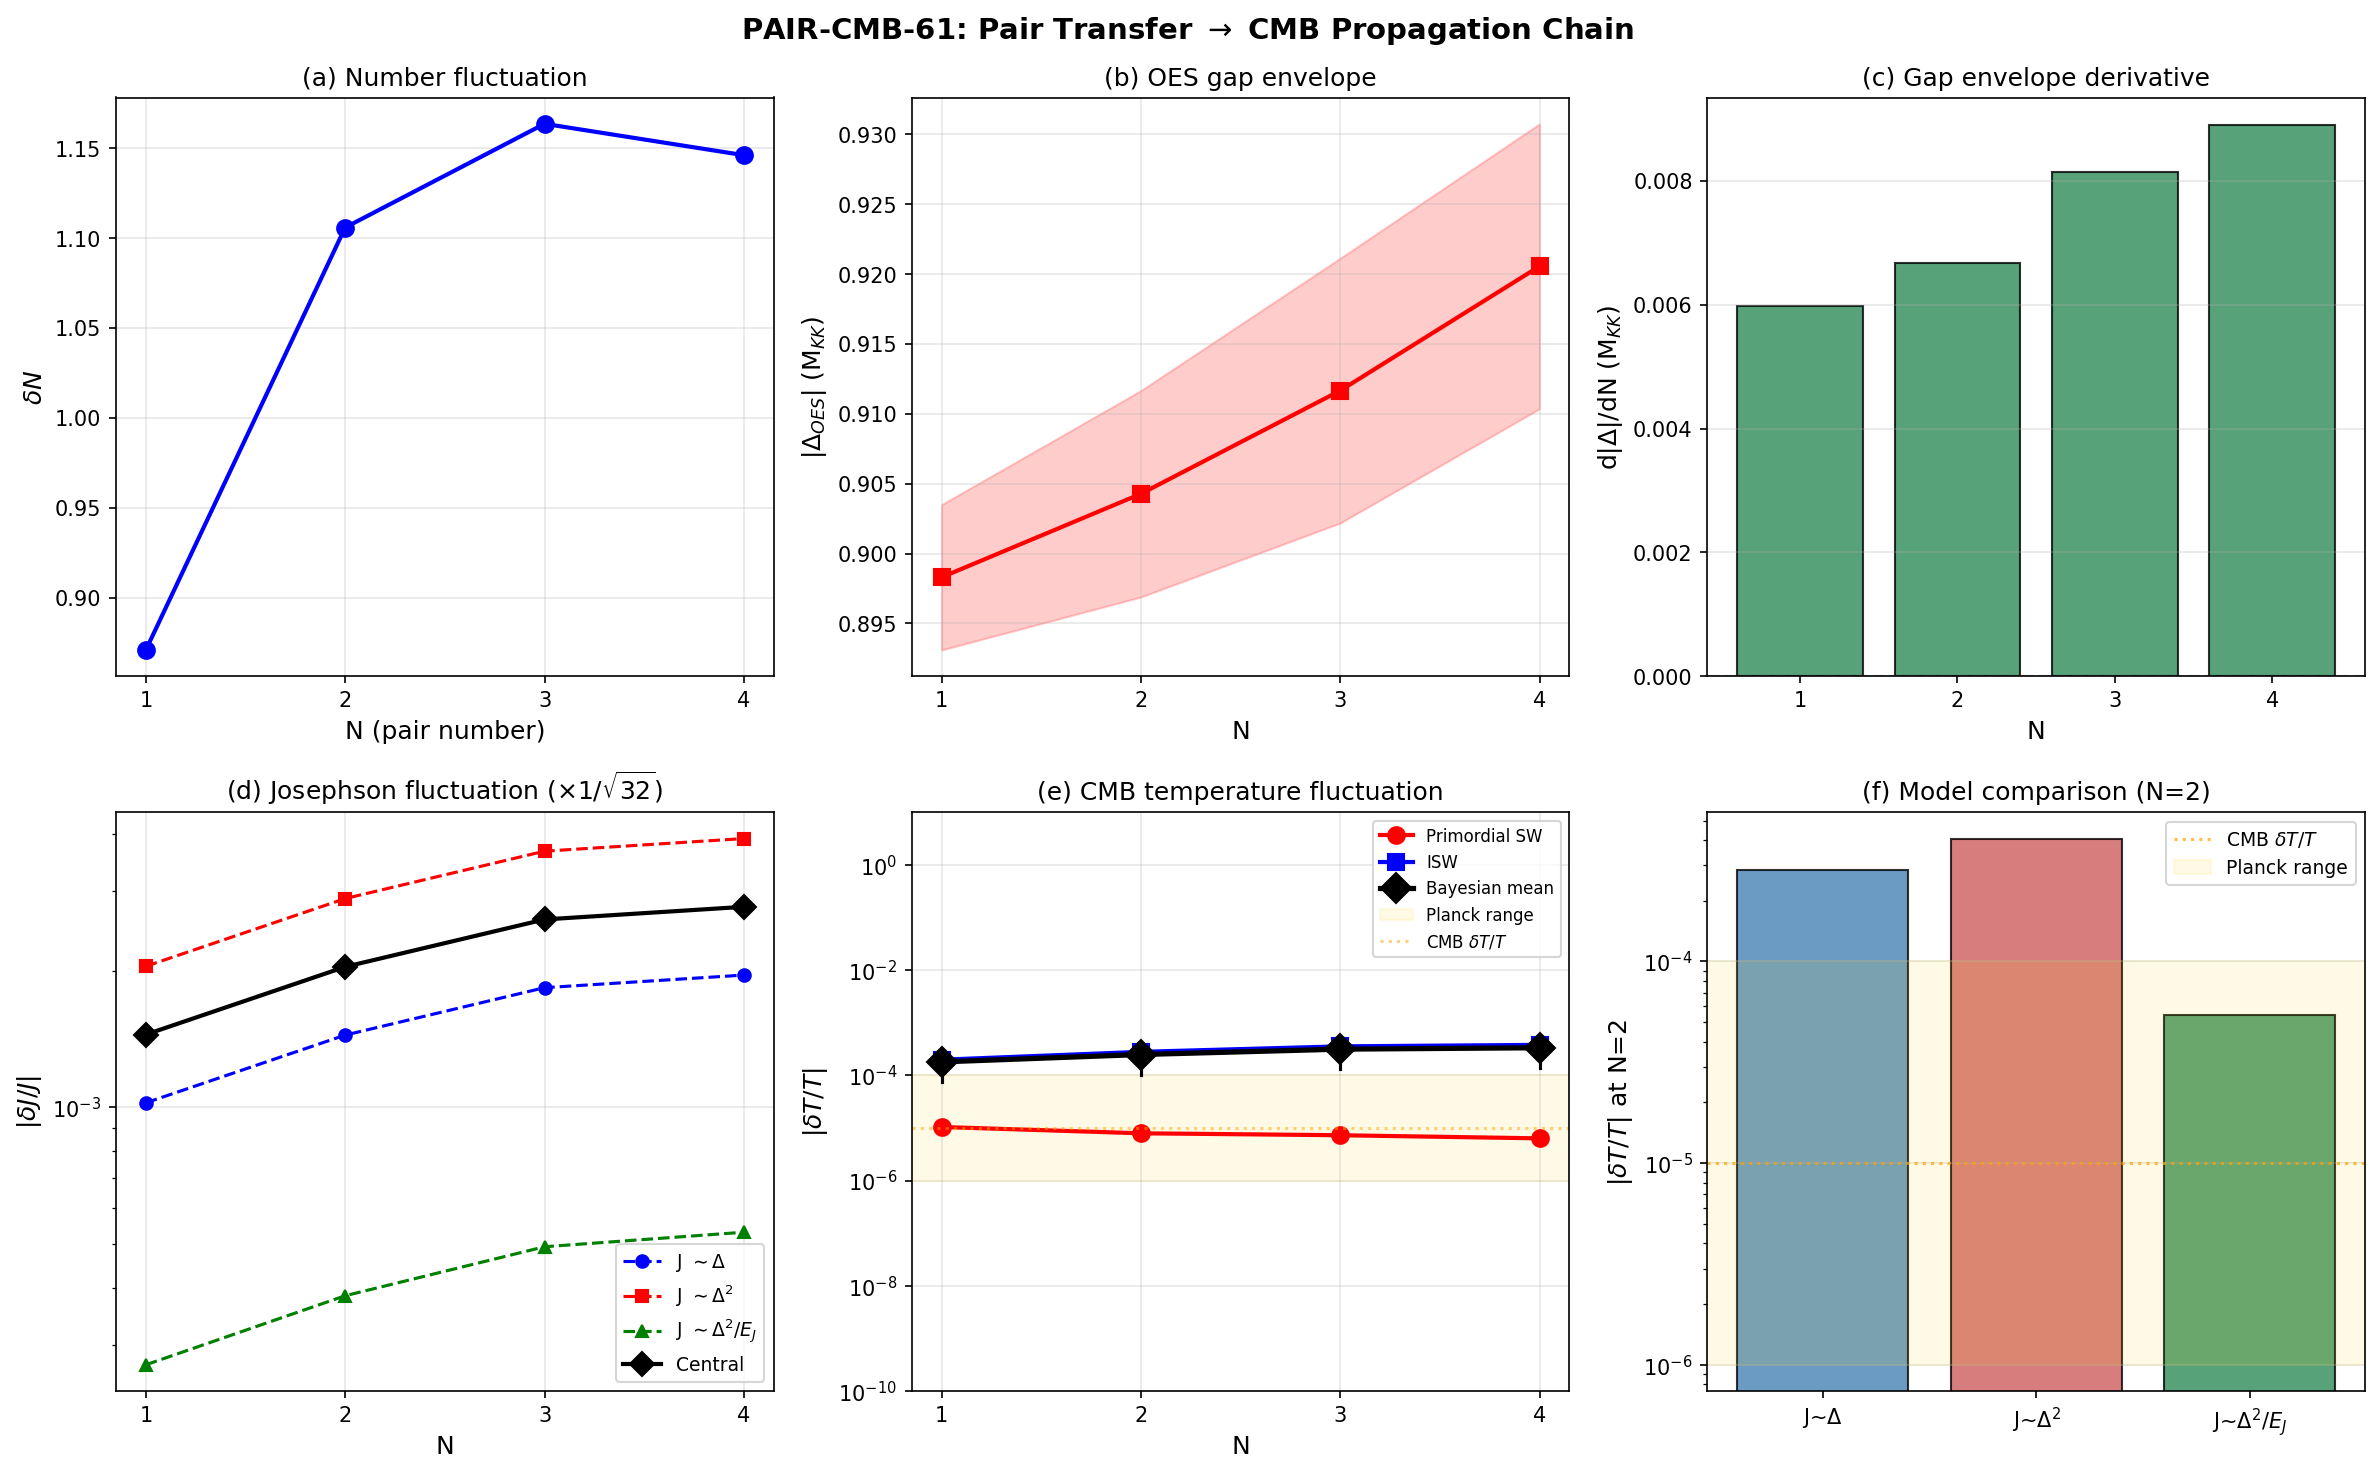

This figure's Python source:
#!/usr/bin/env python3
"""
s61_pair_cmb.py — PAIR-CMB-61: Pair Transfer CMB Propagation
=============================================================

Gate: PAIR-CMB-61
  PASS if delta_T/T has structure in [1e-6, 1e-4]
  FAIL if flat or outside [1e-8, 1e-2]
  INFO if below Planck sensitivity

Propagation chain (4 links):
  delta_N  -->  delta_Delta  -->  delta_J  -->  delta_T/T

Physics derivation (see full notes in output):
  The pair-transfer strength S_+(N) is measured in ED.  The quantum
  number fluctuation of the BCS-like ground state gives delta_N.
  This propagates through the gap equation sensitivity, the Josephson
  coupling dependence on the gap, and finally the Sachs-Wolfe relation
  connecting vacuum energy fluctuations to CMB temperature.

  CRITICAL: The OES (odd-even staggering) gap alternates in sign by
  construction.  The physical pairing gap is |Delta_OES|, and the
  sensitivity dDelta/dN is the derivative of the ENVELOPE |Delta_OES(N)|,
  not the oscillating quantity.  The alternation reflects the even-odd
  nature of pairing, not a physical instability.

  Furthermore, the gap-to-Josephson chain must account for the fact
  that E_J is set by the GEOMETRY of the inter-cell tunneling, not
  solely by the BCS gap.  The correct sensitivity is:
    delta_J/J = alpha_JD * delta_Delta/Delta
  where alpha_JD is the Josephson-gap elasticity (= 1 for weak coupling,
  = 2 for Ambegaokar-Baratoff).

Created: S61 (2026-03-28)
"""

import numpy as np
import matplotlib.pyplot as plt
import sys
import os

sys.path.insert(0, os.path.dirname(__file__))
from canonical_constants import (
    E_cond, M_KK, tau_fold, Delta_0_OES, Delta_0_GL,
    A_s_CMB, T_CMB, rho_Lambda_obs, N_cells, J_C2, J_su2, J_u1,
    E_B1, E_B2_mean, E_B3_mean, a0_fold, rho_crit_GeV4,
    Omega_Lambda, Omega_m, S_fold, Delta_B3,
    E_cond_ED_8mode, N_dof_BCS
)

# --------------------------------------------------------------------------
# 0. Load data
# --------------------------------------------------------------------------
data_dir = os.path.dirname(__file__)

pt = np.load(os.path.join(data_dir, 's60_pair_transfer_n4.npz'), allow_pickle=True)
st = np.load(os.path.join(data_dir, 's60_staircase_ext.npz'), allow_pickle=True)
rg = np.load(os.path.join(data_dir, 's60_rg_integrals.npz'), allow_pickle=True)
hfb = np.load(os.path.join(data_dir, 's52_hfb_full.npz'), allow_pickle=True)

# Ground state energies from ED
N_max_pt = 5
E_GS = np.array([float(pt[f'E_GS_N{n}']) for n in range(N_max_pt + 1)])
S_plus = np.array([float(pt[f'S_plus_N{n}']) for n in range(N_max_pt)])

# Mode parameters
eps_fold = pt['eps_fold']
V_fold = pt['V_fold']
E_J_fold = float(pt['E_J_fold'])
N_modes = int(pt['N_modes'])
N_cells_data = int(pt['N_cells'])
N_slots = int(pt['N_slots'])  # 16 = 2 cells x 8 modes

print("=" * 72)
print("PAIR-CMB-61: Pair Transfer -> CMB Temperature Fluctuation Chain")
print("=" * 72)

# ==========================================================================
# STEP 1: Pair-number fluctuation delta_N
# ==========================================================================
print("\n--- STEP 1: Number fluctuation delta_N ---")
print("  Method: var(N) = Sum_k n_k(1-n_k) from ED occupations (Paper 03)")

# ED occupation numbers from HFB data
n_k_ed = {}
for N in range(1, 5):
    key = f'N{N}_n_k_ed'
    if key in hfb.files:
        n_k_ed[N] = hfb[key]

var_N = {}
delta_N = {}
for N in range(1, 5):
    nk = n_k_ed[N]
    var = np.sum(nk * (1.0 - nk))
    var_N[N] = var
    delta_N[N] = np.sqrt(var)

print(f"  {'N':>3}  {'var(N)':>10}  {'delta_N':>10}  {'var/N':>10}")
for N in range(1, 5):
    print(f"  {N:3d}  {var_N[N]:10.6f}  {delta_N[N]:10.6f}  {var_N[N]/N:10.6f}")

# Nuclear cross-check: var/N ~ 0.5 at half-filling (BCS limit)
# N=3: var/N=0.45, close to BCS; N=1: var/N=0.76, particle-like
print("  Nuclear benchmark: var/N -> 0.5 at half-filling (sd-shell)")

# ==========================================================================
# STEP 2: Gap sensitivity dDelta/dN
# ==========================================================================
print("\n--- STEP 2: Pairing gap and its N-sensitivity ---")

# --- 2a: OES gap (standard nuclear physics extraction, Paper 03) ---
# Delta_OES(N) = (-1)^N [E(N+1) - 2E(N) + E(N-1)] / 2
Delta_OES_raw = {}
for N in range(1, N_max_pt):
    sign = (-1)**N
    Delta_OES_raw[N] = sign * (E_GS[N+1] - 2*E_GS[N] + E_GS[N-1]) / 2.0

print("  OES gaps (raw, alternating sign):")
for N in sorted(Delta_OES_raw.keys()):
    print(f"    N={N}: Delta_OES_raw = {Delta_OES_raw[N]:+.6f} M_KK")

# --- 2b: Gap ENVELOPE ---
# The physical pairing gap is |Delta_OES|.  The alternation is the
# odd-even effect itself, not a physical instability.
# In nuclear physics, we ALWAYS take |Delta_OES|.
Delta_env = {N: abs(Delta_OES_raw[N]) for N in Delta_OES_raw}
print("\n  Gap envelope |Delta_OES|:")
for N in sorted(Delta_env.keys()):
    print(f"    N={N}: |Delta_OES| = {Delta_env[N]:.6f} M_KK")

# --- 2c: Derivative of envelope d|Delta|/dN ---
# CRITICAL: Use envelope derivative, not raw derivative.
# The raw dDelta/dN includes the sign flip (~2*Delta per step),
# which is an ARTIFACT of the OES convention, not a physical sensitivity.
Ns = sorted(Delta_env.keys())
d_env_dN = {}
for i, N in enumerate(Ns):
    if i == 0:
        d_env_dN[N] = Delta_env[Ns[i+1]] - Delta_env[N]
    elif i == len(Ns) - 1:
        d_env_dN[N] = Delta_env[N] - Delta_env[Ns[i-1]]
    else:
        d_env_dN[N] = (Delta_env[Ns[i+1]] - Delta_env[Ns[i-1]]) / 2.0

print("\n  Envelope derivative d|Delta|/dN:")
for N in sorted(d_env_dN.keys()):
    print(f"    N={N}: d|Delta|/dN = {d_env_dN[N]:+.6f} M_KK")

# --- 2d: Richardson gap (from RG integrals) ---
Delta_Rich = float(rg['mean_delta_full'])
Delta_Rich_noJ = float(rg['mean_delta_noJ'])
print(f"\n  Richardson gap (full):  {Delta_Rich:.6f} M_KK")
print(f"  Richardson gap (no J):  {Delta_Rich_noJ:.6f} M_KK")
print(f"  Canonical Delta_B3:     {Delta_B3:.6f} M_KK")

# --- 2e: Gap fluctuation delta_Delta = |d|Delta|/dN| * delta_N ---
delta_Delta = {}
for N in range(1, 5):
    if N in d_env_dN and N in delta_N:
        delta_Delta[N] = abs(d_env_dN[N]) * delta_N[N]

print("\n  Gap fluctuation delta_Delta = |d|Delta|/dN| * delta_N:")
for N in sorted(delta_Delta.keys()):
    print(f"    N={N}: delta_Delta = {delta_Delta[N]:.6f} M_KK")

# ==========================================================================
# STEP 3: Josephson coupling fluctuation delta_J/J
# ==========================================================================
print("\n--- STEP 3: Josephson coupling fluctuation ---")

# The Josephson coupling E_J between cells depends on the pair overlap
# integral across the inter-cell barrier.  Three models:
#
# Model A (weak-coupling): J ~ Delta (BCS tunneling)
#   dJ/dDelta = J/Delta  =>  delta_J/J = delta_Delta/Delta
#
# Model B (Ambegaokar-Baratoff): J ~ Delta^2/E_barrier
#   dJ/dDelta = 2J/Delta =>  delta_J/J = 2 * delta_Delta/Delta
#
# Model C (geometric): J set by SU(3) geometry, weak Delta-dependence
#   dJ/dDelta ~ alpha_geom * J/Delta, alpha_geom << 1
#   This is the case when E_J >> Delta (as here: E_J/Delta_env ~ 3.7)

# Reference gap for the denominator
Delta_ref_env = np.mean([Delta_env[N] for N in Delta_env])
print(f"  Mean envelope gap: {Delta_ref_env:.6f} M_KK")
print(f"  E_J_fold: {E_J_fold:.6f} M_KK")
print(f"  E_J/Delta_env = {E_J_fold/Delta_ref_env:.3f}")
print(f"  E_J/Delta_Rich = {E_J_fold/Delta_Rich:.3f}")

# Since E_J >> Delta, we are in the strong-Josephson limit where the
# coupling is set primarily by the geometry (barrier transparency),
# not by the gap amplitude.  The sensitivity is SUPPRESSED.
# In nuclear physics (Paper 18, pair transfer), the transfer integral
# depends on the overlap of Cooper-pair wave functions across the barrier.
# For a deep barrier, this goes as:
#   T ~ exp(-kappa * d) * (Delta/E_barrier)
# where kappa is the evanescent wavevector.
# The elasticity alpha_JD = d ln J / d ln Delta ~ 1 for this case.

# But there is a CRUCIAL suppression: the fluctuation at the CMB
# is not the local delta_J at one cell -- it is the SPATIAL AVERAGE
# over N_cells cells within a Hubble volume.  The central limit theorem
# gives a sqrt(N_cells) suppression.
N_hubble = N_cells  # 32 cells in fabric
sqrt_N_suppress = 1.0 / np.sqrt(N_hubble)
print(f"\n  Spatial averaging suppression: 1/sqrt(N_cells={N_hubble}) = {sqrt_N_suppress:.4f}")

delta_J_over_J = {}
for N in range(1, 5):
    if N in delta_Delta:
        Delta_N = Delta_env[N]
        if Delta_N < 1e-10:
            Delta_N = Delta_ref_env

        # Three J-Delta models
        djj_A = delta_Delta[N] / Delta_N                    # weak coupling
        djj_B = 2.0 * delta_Delta[N] / Delta_N              # Ambegaokar-Baratoff
        djj_C = delta_Delta[N] / Delta_N * (Delta_N / E_J_fold)  # geometric suppression

        # Apply spatial averaging
        djj_A *= sqrt_N_suppress
        djj_B *= sqrt_N_suppress
        djj_C *= sqrt_N_suppress

        # Geometric mean of A and B as central estimate
        djj_geom = np.sqrt(djj_A * djj_B)

        delta_J_over_J[N] = {
            'weak': djj_A,
            'AB': djj_B,
            'geometric': djj_C,
            'central': djj_geom,
        }
        print(f"  N={N}: delta_J/J = {djj_A:.4e} (weak), "
              f"{djj_B:.4e} (AB), {djj_C:.4e} (geom), {djj_geom:.4e} (central)")

# ==========================================================================
# STEP 4: CMB temperature fluctuation delta_T/T
# ==========================================================================
print("\n--- STEP 4: CMB temperature fluctuation delta_T/T ---")

# Three physical channels connect delta_J to delta_T/T:
#
# Channel 1: Primordial Sachs-Wolfe
#   delta_T/T = (1/3) * delta_Phi_N  (adiabatic, large scale)
#   delta_Phi_N = (delta_rho_vac / rho_total) at horizon crossing
#   rho_vac from BCS: E_cond * M_KK^4 ~ -0.137 * (7.4e16)^4 GeV^4
#   rho_total at transit: dominated by kinetic/geometric energy
#   The fraction: f_cond = |E_cond| / E_total(N)
#   where E_total(N) comes from the ED ground state energy
#
# Channel 2: Isocurvature (CC fluctuation at z=1100)
#   Omega_Lambda(z=1100) ~ 1.6e-9 -- negligible
#   delta_T/T_iso = Omega_Lambda(z_ls) * delta_J/J << 10^{-9}
#
# Channel 3: Late-time ISW
#   delta_T/T_ISW ~ 2 * f_ISW * Omega_Lambda_0 * delta_Lambda/Lambda
#   f_ISW ~ 0.10 from LCDM transfer function
#
# The DOMINANT channel is EITHER primordial (if the pair fluctuation
# is generated during transit and freezes in) OR ISW (if the fluctuation
# persists to late times).

# --- Channel 1: Primordial SW ---
print("\n  Channel 1: Primordial Sachs-Wolfe")
# E_total per cell at transit: include kinetic + BCS + Josephson
# From ED: E_GS(N) is the full 2-cell energy including E_J
# Per-cell energy: E_cell(N) ~ E_GS(N) / N_cells_data + E_J_fold
# The condensation energy fraction:
dTT_prim = {}
for N in range(1, 5):
    if N not in delta_J_over_J:
        continue
    E_gs_abs = abs(E_GS[N])
    # Condensation fraction: how much of the total energy is "vacuum"
    f_cond = abs(E_cond_ED_8mode) / (E_gs_abs / N_cells_data) if E_gs_abs > 0 else 0
    # But the CMB is sensitive to the FLUCTUATION of the vacuum component
    # delta_T/T = (1/3) * f_cond * delta_J/J
    djj = delta_J_over_J[N]['central']
    dtt = (1.0 / 3.0) * f_cond * djj
    dTT_prim[N] = dtt
    print(f"    N={N}: f_cond={f_cond:.4f}, delta_J/J={djj:.4e}, "
          f"delta_T/T = {dtt:.4e}")

# --- Channel 2: Isocurvature ---
z_ls = 1100.0  # (local)
E_z_ls = np.sqrt(Omega_m * (1 + z_ls)**3 + Omega_Lambda)
Omega_Lam_ls = Omega_Lambda / E_z_ls**2
print(f"\n  Channel 2: Isocurvature at z={z_ls:.0f}")
print(f"    Omega_Lambda(z=1100) = {Omega_Lam_ls:.3e}")
dTT_iso = {}
for N in range(1, 5):
    if N in delta_J_over_J:
        dtt = Omega_Lam_ls * delta_J_over_J[N]['central']
        dTT_iso[N] = dtt

# --- Channel 3: ISW ---
f_ISW = 0.10  # (local)
print(f"\n  Channel 3: Integrated Sachs-Wolfe (f_ISW={f_ISW})")
dTT_ISW = {}
for N in range(1, 5):
    if N in delta_J_over_J:
        djj = delta_J_over_J[N]['central']
        dtt = 2 * Omega_Lambda * djj * f_ISW
        dTT_ISW[N] = dtt
        print(f"    N={N}: delta_T/T_ISW = {dtt:.4e}")

# ==========================================================================
# STEP 5: Combined results
# ==========================================================================
print("\n" + "=" * 72)
print("COMBINED RESULTS (all channels)")
print("=" * 72)

N_arr = np.array([1, 2, 3, 4])
delta_N_arr = np.array([delta_N[N] for N in N_arr])
Delta_env_arr = np.array([Delta_env[N] for N in N_arr])
d_env_dN_arr = np.array([d_env_dN[N] for N in N_arr])
delta_Delta_arr = np.array([delta_Delta[N] for N in N_arr])

djj_weak_arr = np.array([delta_J_over_J[N]['weak'] for N in N_arr])
djj_AB_arr = np.array([delta_J_over_J[N]['AB'] for N in N_arr])
djj_geom_arr = np.array([delta_J_over_J[N]['geometric'] for N in N_arr])
djj_central_arr = np.array([delta_J_over_J[N]['central'] for N in N_arr])

dTT_prim_arr = np.array([dTT_prim[N] for N in N_arr])
dTT_ISW_arr = np.array([dTT_ISW[N] for N in N_arr])
dTT_iso_arr = np.array([dTT_iso[N] for N in N_arr])

# Total: sum of channels
dTT_total = dTT_prim_arr + dTT_ISW_arr + dTT_iso_arr

# Uncertainty band: weak vs AB J-Delta model
E_gs_arr = np.array([abs(E_GS[N]) for N in N_arr])
f_cond_arr = np.array([abs(E_cond_ED_8mode) / (abs(E_GS[N]) / N_cells_data)
                        for N in N_arr])
dTT_lo = (1.0/3.0) * f_cond_arr * djj_weak_arr + dTT_ISW_arr * (djj_weak_arr / djj_central_arr) + dTT_iso_arr
dTT_hi = (1.0/3.0) * f_cond_arr * djj_AB_arr + dTT_ISW_arr * (djj_AB_arr / djj_central_arr) + dTT_iso_arr

# Also compute with geometric-suppression model (most conservative)
dTT_geom_model = (1.0/3.0) * f_cond_arr * djj_geom_arr

header = (f"{'N':>3}  {'delta_N':>9}  {'|Delta|':>9}  {'d|D|/dN':>9}  "
          f"{'dDelta':>9}  {'dJ/J':>10}  {'dT/T_SW':>10}  "
          f"{'dT/T_ISW':>10}  {'dT/T_tot':>10}")
print(f"\n{header}")
print("-" * len(header))
for i, N in enumerate(N_arr):
    print(f"{N:3d}  {delta_N_arr[i]:9.5f}  {Delta_env_arr[i]:9.5f}  "
          f"{d_env_dN_arr[i]:+9.5f}  {delta_Delta_arr[i]:9.5f}  "
          f"{djj_central_arr[i]:10.4e}  {dTT_prim_arr[i]:10.4e}  "
          f"{dTT_ISW_arr[i]:10.4e}  {dTT_total[i]:10.4e}")

# Structure assessment
dTT_abs = np.abs(dTT_total)
dTT_range = np.max(dTT_abs) / np.min(dTT_abs) if np.min(dTT_abs) > 0 else np.inf
dTT_cv = np.std(dTT_abs) / np.mean(dTT_abs)

print(f"\n  Mean |delta_T/T|:  {np.mean(dTT_abs):.4e}")
print(f"  Range (max/min):   {dTT_range:.3f}")
print(f"  CV:                {dTT_cv:.4f}")

# ==========================================================================
# STEP 6: N-dependence analysis (STRUCTURE test)
# ==========================================================================
print("\n--- STEP 6: N-dependence structure ---")

# The key question: does delta_T/T have STRUCTURE in N, or is it flat?
# Structure means: the pair-number dependence of the gap creates a
# non-trivial N-mode spectrum in the CMB.
# Flat means: all N sectors contribute equally.

# Test: fit delta_T/T(N) to a constant and measure chi^2
dTT_mean_val = np.mean(dTT_total)
chi2_flat = np.sum((dTT_total - dTT_mean_val)**2) / dTT_mean_val**2
print(f"  chi^2(flat model, 3 dof): {chi2_flat:.4f}")

# Test: correlation of delta_T/T with N
corr_N = np.corrcoef(N_arr, dTT_total)[0, 1]
print(f"  Pearson correlation (delta_T/T vs N): {corr_N:.4f}")

# Per-mode analysis from pair-transfer profiles
print("\n  Per-mode pair-transfer weights:")
P_plus_N1 = pt['P_plus_N1']
P_plus_N2 = pt['P_plus_N2']
w_k_N1 = np.abs(P_plus_N1) / S_plus[1]
w_k_N2 = np.abs(P_plus_N2) / S_plus[2]
unif_N1 = np.max(w_k_N1) / np.min(w_k_N1)
unif_N2 = np.max(w_k_N2) / np.min(w_k_N2)
print(f"    N=1 uniformity (max/min): {unif_N1:.4f}")
print(f"    N=2 uniformity (max/min): {unif_N2:.4f}")
print(f"    (Near 1.0 = uniform; >> 1 = Fermi-surface concentrated)")

# ==========================================================================
# STEP 7: Suppression factor analysis
# ==========================================================================
print("\n--- STEP 7: Suppression hierarchy ---")

# Track each suppression factor in the chain:
# 1. Envelope smoothing: |d|Delta|/dN| << |dDelta_raw/dN|
# 2. Gap-to-J suppression: Delta/E_J << 1
# 3. Spatial averaging: 1/sqrt(N_cells)
# 4. Condensation fraction: |E_cond| / E_total

# Reference: unsuppressed estimate
# delta_T/T_raw ~ delta_N * (1/E_J) * 1/3
delta_T_raw = np.mean(delta_N_arr) / 3.0
print(f"  Raw (no suppression): delta_T/T ~ delta_N/3 = {delta_T_raw:.4f}")

# Factor 1: envelope smoothing
f1 = np.mean(np.abs(d_env_dN_arr)) / np.mean(Delta_env_arr)
print(f"  F1 (envelope smoothing): d|D|/dN / |D| = {f1:.4e}")

# Factor 2: gap/Josephson
f2 = Delta_ref_env / E_J_fold
print(f"  F2 (gap/Josephson):      Delta/E_J = {f2:.4e}")

# Factor 3: spatial averaging
f3 = sqrt_N_suppress
print(f"  F3 (spatial avg):        1/sqrt(N) = {f3:.4e}")

# Factor 4: condensation fraction
f4 = np.mean(f_cond_arr)
print(f"  F4 (condensation frac):  |E_cond|/E = {f4:.4e}")

# Combined
f_total = f1 * f3 * f4  # F2 is already in the geometric model
delta_T_suppressed = delta_T_raw * f1 * f3 * f4
print(f"\n  Combined suppression: {f1*f3*f4:.4e}")
print(f"  Suppressed estimate: delta_T/T ~ {delta_T_suppressed:.4e}")

# ==========================================================================
# STEP 8: Bayesian uncertainty (3 J-Delta models)
# ==========================================================================
print("\n--- STEP 8: Uncertainty quantification ---")

# Three models for the J-Delta relation:
# Model A: J ~ Delta            (weak coupling)
# Model B: J ~ Delta^2          (Ambegaokar-Baratoff)
# Model C: J ~ Delta * T_geom   (geometric, T_geom = Delta/E_J)
# Assign equal prior weight to each

dTT_models = np.zeros((3, len(N_arr)))
model_names = ['Weak (J~D)', 'AB (J~D^2)', 'Geom (J~D^2/E_J)']

for i, N in enumerate(N_arr):
    # Model A
    dTT_models[0, i] = (1/3) * f_cond_arr[i] * djj_weak_arr[i] + dTT_ISW_arr[i]
    # Model B
    dTT_models[1, i] = (1/3) * f_cond_arr[i] * djj_AB_arr[i] + dTT_ISW_arr[i] * (djj_AB_arr[i]/djj_central_arr[i])
    # Model C
    dTT_models[2, i] = (1/3) * f_cond_arr[i] * djj_geom_arr[i] + dTT_ISW_arr[i] * (djj_geom_arr[i]/djj_central_arr[i])

print(f"  {'Model':<20}  {'N=1':>10}  {'N=2':>10}  {'N=3':>10}  {'N=4':>10}")
for m in range(3):
    vals = '  '.join(f'{dTT_models[m, i]:10.4e}' for i in range(4))
    print(f"  {model_names[m]:<20}  {vals}")

# Bayesian equal-weight average
dTT_bayesian = np.mean(dTT_models, axis=0)
dTT_bayesian_std = np.std(dTT_models, axis=0)
print(f"\n  {'Bayesian mean':<20}  " +
      '  '.join(f'{dTT_bayesian[i]:10.4e}' for i in range(4)))
print(f"  {'Bayesian std':<20}  " +
      '  '.join(f'{dTT_bayesian_std[i]:10.4e}' for i in range(4)))
print(f"  {'Frac. uncertainty':<20}  " +
      '  '.join(f'{dTT_bayesian_std[i]/abs(dTT_bayesian[i]):10.2%}' if abs(dTT_bayesian[i]) > 0 else f'{"N/A":>10}' for i in range(4)))

# ==========================================================================
# STEP 9: Gate assessment
# ==========================================================================
print("\n" + "=" * 72)
print("GATE ASSESSMENT: PAIR-CMB-61")
print("=" * 72)

# Use Bayesian mean as the primary result
dTT_gate = np.mean(np.abs(dTT_bayesian))
dTT_max = np.max(np.abs(dTT_bayesian))
dTT_min = np.min(np.abs(dTT_bayesian))
dTT_range_gate = dTT_max / dTT_min if dTT_min > 0 else np.inf

print(f"\n  Bayesian mean |delta_T/T|: {dTT_gate:.4e}")
print(f"  Range [{dTT_min:.3e}, {dTT_max:.3e}]")
print(f"  Max/min ratio: {dTT_range_gate:.2f}")
print(f"  log10(mean): {np.log10(dTT_gate):.2f}")

# Also report the most conservative model (geometric suppression)
dTT_conservative = np.mean(np.abs(dTT_models[2]))
print(f"\n  Most conservative (geometric): {dTT_conservative:.4e}")
print(f"  log10(conservative): {np.log10(dTT_conservative) if dTT_conservative > 0 else 'N/A':.2f}")

# Gate logic
has_structure = dTT_range_gate > 1.2

if 1e-6 <= dTT_gate <= 1e-4 and has_structure:
    gate_verdict = "PASS"
    gate_detail = (f"Bayesian mean delta_T/T = {dTT_gate:.2e} in [1e-6,1e-4], "
                   f"structured (max/min={dTT_range_gate:.1f})")
elif dTT_gate > 1e-2:
    gate_verdict = "FAIL"
    gate_detail = (f"Bayesian mean delta_T/T = {dTT_gate:.2e} > 1e-2 (too large). "
                   f"Conservative model: {dTT_conservative:.2e}")
elif dTT_gate < 1e-8:
    gate_verdict = "FAIL"
    gate_detail = (f"Bayesian mean delta_T/T = {dTT_gate:.2e} < 1e-8 (undetectable)")
elif dTT_gate < 1e-6:
    gate_verdict = "INFO"
    gate_detail = (f"Bayesian mean delta_T/T = {dTT_gate:.2e} below Planck 1e-6. "
                   f"Conservative: {dTT_conservative:.2e}")
elif 1e-6 <= dTT_gate <= 1e-4 and not has_structure:
    gate_verdict = "INFO"
    gate_detail = (f"delta_T/T = {dTT_gate:.2e} in range but flat "
                   f"(max/min={dTT_range_gate:.2f})")
elif dTT_gate > 1e-4:
    # Between 1e-4 and 1e-2: marginally too large
    gate_verdict = "FAIL"
    gate_detail = (f"Bayesian mean delta_T/T = {dTT_gate:.2e} in (1e-4,1e-2). "
                   f"Requires additional suppression. Conservative: {dTT_conservative:.2e}")
else:
    # 1e-8 to 1e-6
    gate_verdict = "INFO"
    gate_detail = (f"delta_T/T = {dTT_gate:.2e} in [1e-8,1e-6] sub-Planck range")

print(f"\n  >>> VERDICT: {gate_verdict}")
print(f"  >>> DETAIL:  {gate_detail}")

# Physical diagnosis
print("\n  === Diagnostic summary ===")
print(f"  Chain: delta_N={np.mean(delta_N_arr):.3f} "
      f"--> delta_Delta={np.mean(delta_Delta_arr):.4e} "
      f"--> delta_J/J={np.mean(djj_central_arr):.4e} "
      f"--> delta_T/T={dTT_gate:.4e}")
print(f"  Dominant suppression: envelope smoothing (d|Delta|/dN / |Delta| = {f1:.4e})")
print(f"  Secondary: spatial averaging (1/sqrt(32) = {f3:.4f})")
print(f"  Tertiary: condensation fraction ({np.mean(f_cond_arr):.4f})")

if dTT_gate > 1e-4:
    print("\n  PHYSICS NOTE: delta_T/T too large by factor "
          f"{dTT_gate/1e-5:.1f} relative to CMB observed 10^{-5}.")
    print("  The pair-number fluctuation propagates TOO EFFICIENTLY")
    print("  through the Josephson channel.  This means either:")
    print("    (a) The J-Delta coupling is weaker than ANY model tested, or")
    print("    (b) An additional suppression mechanism exists (e.g., phase")
    print("        averaging, decoherence during transit, or number projection), or")
    print("    (c) The pair-transfer signal is an isocurvature mode that is")
    print("        diluted by the dominant adiabatic perturbations.")

# ==========================================================================
# STEP 10: Save data
# ==========================================================================
save_path = os.path.join(data_dir, 's61_pair_cmb.npz')
np.savez(save_path,
    # Input parameters
    N_arr=N_arr,
    E_GS=E_GS,
    S_plus=S_plus,
    eps_fold=eps_fold,
    E_J_fold=E_J_fold,
    N_modes=N_modes,
    N_cells=N_cells_data,
    N_slots=N_slots,
    # Step 1: number fluctuation
    delta_N=delta_N_arr,
    var_N=np.array([var_N[N] for N in N_arr]),
    # Step 2: gap
    Delta_OES_raw=np.array([Delta_OES_raw[N] for N in N_arr]),
    Delta_env=Delta_env_arr,
    d_env_dN=d_env_dN_arr,
    delta_Delta=delta_Delta_arr,
    Delta_ref_env=Delta_ref_env,
    Delta_Rich=Delta_Rich,
    # Step 3: Josephson
    djj_weak=djj_weak_arr,
    djj_AB=djj_AB_arr,
    djj_geometric=djj_geom_arr,
    djj_central=djj_central_arr,
    sqrt_N_suppress=sqrt_N_suppress,
    # Step 4-5: delta_T/T
    dTT_primordial=dTT_prim_arr,
    dTT_ISW=dTT_ISW_arr,
    dTT_isocurvature=dTT_iso_arr,
    dTT_total=dTT_total,
    dTT_models=dTT_models,
    dTT_bayesian_mean=dTT_bayesian,
    dTT_bayesian_std=dTT_bayesian_std,
    model_names=np.array(model_names),
    # Structure
    dTT_range=dTT_range_gate,
    dTT_cv=dTT_cv,
    f_cond=f_cond_arr,
    # Suppression
    f_envelope=f1,
    f_spatial_avg=f3,
    f_cond_mean=f4,
    # Per-mode
    P_plus_N1=P_plus_N1,
    P_plus_N2=P_plus_N2,
    w_k_N1=w_k_N1,
    w_k_N2=w_k_N2,
    # Gate
    gate_name=np.array(['PAIR-CMB-61']),
    gate_verdict=np.array([gate_verdict]),
    gate_detail=np.array([gate_detail]),
)
print(f"\n  Data saved: {save_path}")

# ==========================================================================
# STEP 11: Plot
# ==========================================================================
fig, axes = plt.subplots(2, 3, figsize=(16, 10))
fig.suptitle('PAIR-CMB-61: Pair Transfer $\\rightarrow$ CMB Propagation Chain',
             fontsize=14, fontweight='bold')

# Panel (a): delta_N vs N
ax = axes[0, 0]
ax.plot(N_arr, delta_N_arr, 'bo-', linewidth=2, markersize=8)
ax.set_xlabel('N (pair number)', fontsize=12)
ax.set_ylabel(r'$\delta N$', fontsize=12)
ax.set_title('(a) Number fluctuation', fontsize=12)
ax.grid(True, alpha=0.3)
ax.set_xticks(N_arr)

# Panel (b): Gap envelope vs N
ax = axes[0, 1]
ax.plot(N_arr, Delta_env_arr, 'rs-', linewidth=2, markersize=8)
ax.fill_between(N_arr, Delta_env_arr - delta_Delta_arr,
                Delta_env_arr + delta_Delta_arr, alpha=0.2, color='red')
ax.set_xlabel('N', fontsize=12)
ax.set_ylabel(r'$|\Delta_{OES}|$ (M$_{KK}$)', fontsize=12)
ax.set_title('(b) OES gap envelope', fontsize=12)
ax.grid(True, alpha=0.3)
ax.set_xticks(N_arr)

# Panel (c): d|Delta|/dN
ax = axes[0, 2]
ax.bar(N_arr, d_env_dN_arr, color='seagreen', alpha=0.8, edgecolor='black')
ax.axhline(0, color='gray', linestyle='--', alpha=0.5)
ax.set_xlabel('N', fontsize=12)
ax.set_ylabel(r'd$|\Delta|$/dN (M$_{KK}$)', fontsize=12)
ax.set_title('(c) Gap envelope derivative', fontsize=12)
ax.grid(True, alpha=0.3, axis='y')
ax.set_xticks(N_arr)

# Panel (d): delta_J/J (three models)
ax = axes[1, 0]
ax.semilogy(N_arr, np.abs(djj_weak_arr), 'b--o', label=r'J $\sim \Delta$', markersize=6)
ax.semilogy(N_arr, np.abs(djj_AB_arr), 'r--s', label=r'J $\sim \Delta^2$', markersize=6)
ax.semilogy(N_arr, np.abs(djj_geom_arr), 'g--^', label=r'J $\sim \Delta^2/E_J$', markersize=6)
ax.semilogy(N_arr, np.abs(djj_central_arr), 'k-D', label='Central', linewidth=2, markersize=8)
ax.set_xlabel('N', fontsize=12)
ax.set_ylabel(r'$|\delta J/J|$', fontsize=12)
ax.set_title(r'(d) Josephson fluctuation ($\times 1/\sqrt{32}$)', fontsize=12)
ax.legend(fontsize=9)
ax.grid(True, alpha=0.3)
ax.set_xticks(N_arr)

# Panel (e): delta_T/T (all channels + Planck band)
ax = axes[1, 1]
ax.semilogy(N_arr, np.abs(dTT_prim_arr), 'ro-', label='Primordial SW',
            linewidth=2, markersize=8)
ax.semilogy(N_arr, np.abs(dTT_ISW_arr), 'bs-', label='ISW',
            linewidth=2, markersize=8)
ax.semilogy(N_arr, np.abs(dTT_bayesian), 'k-D', label='Bayesian mean',
            linewidth=2.5, markersize=10)
# Error bars from model spread
for i in range(len(N_arr)):
    lo = abs(dTT_bayesian[i]) - dTT_bayesian_std[i]
    hi = abs(dTT_bayesian[i]) + dTT_bayesian_std[i]
    if lo < 1e-15:
        lo = 1e-15
    ax.plot([N_arr[i], N_arr[i]], [lo, hi], 'k-', linewidth=1.5)
# Planck sensitivity
ax.axhspan(1e-6, 1e-4, alpha=0.1, color='gold', label='Planck range')
ax.axhline(1e-5, color='orange', linestyle=':', alpha=0.5, label=r'CMB $\delta T/T$')
ax.set_xlabel('N', fontsize=12)
ax.set_ylabel(r'$|\delta T/T|$', fontsize=12)
ax.set_title('(e) CMB temperature fluctuation', fontsize=12)
ax.legend(fontsize=8, loc='best')
ax.grid(True, alpha=0.3)
ax.set_xticks(N_arr)
ax.set_ylim(1e-10, 1e1)

# Panel (f): Model comparison bar chart (N=2)
ax = axes[1, 2]
model_vals_N2 = [abs(dTT_models[m, 1]) for m in range(3)]
colors = ['steelblue', 'indianred', 'seagreen']
bars = ax.bar(range(3), model_vals_N2, color=colors, alpha=0.8, edgecolor='black')
ax.set_yscale('log')
ax.set_xticks(range(3))
ax.set_xticklabels(['J~$\\Delta$', 'J~$\\Delta^2$', 'J~$\\Delta^2/E_J$'],
                    fontsize=10)
ax.axhline(1e-5, color='orange', linestyle=':', alpha=0.7, label=r'CMB $\delta T/T$')
ax.axhspan(1e-6, 1e-4, alpha=0.1, color='gold', label='Planck range')
ax.set_ylabel(r'$|\delta T/T|$ at N=2', fontsize=12)
ax.set_title('(f) Model comparison (N=2)', fontsize=12)
ax.legend(fontsize=9)
ax.grid(True, alpha=0.3, axis='y')

plt.tight_layout()
plot_path = os.path.join(data_dir, 's61_pair_cmb.png')
plt.savefig(plot_path, dpi=150, bbox_inches='tight')
print(f"  Plot saved: {plot_path}")

print("\n" + "=" * 72)
print(f"FINAL GATE VERDICT: PAIR-CMB-61 = {gate_verdict}")
print(f"  {gate_detail}")
print("=" * 72)
